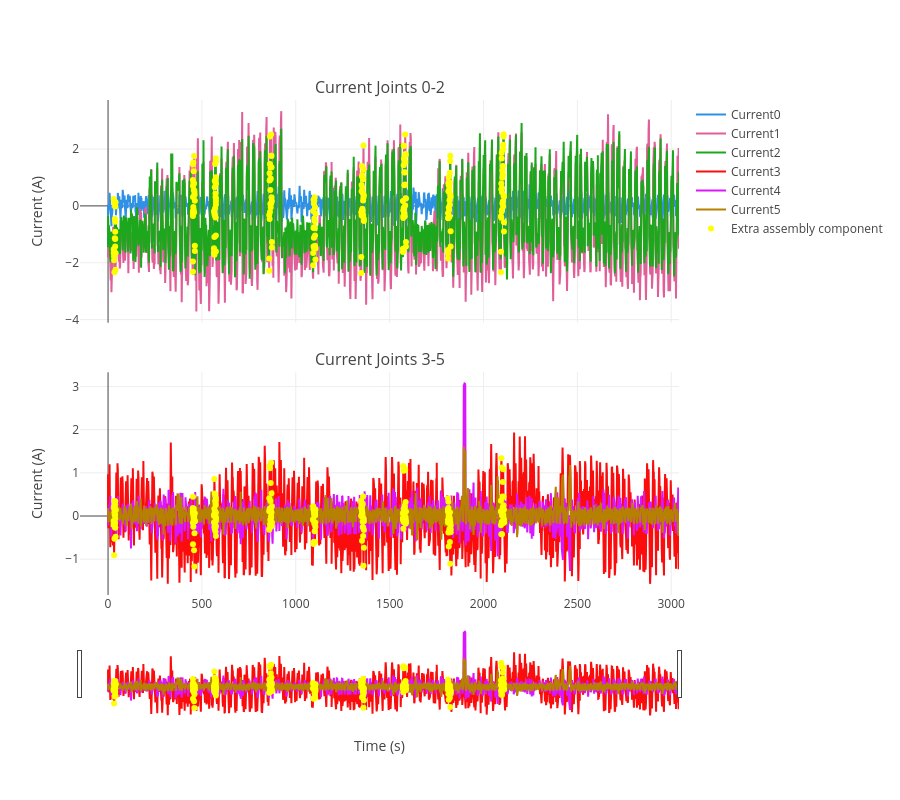

The code cell stored with this chart in its notebook:
### Code cell
def time_series_plots(df, error, feature_type):
    # Define column groups
    feature_type_lst = ["Current", "Speed", "Temperature"]
    unit_lst = ["A", "m/s", "Degrees C"]
    colors = px.colors.qualitative.Dark24

    unit = unit_lst[feature_type_lst.index(feature_type)]

    fig_lst = []

    # for feature_type, unit in zip(feature_type_lst, unit):
    cols1 = [f"{feature_type}{i}" for i in range(0, 3)]
    cols2 = [f"{feature_type}{i}" for i in range(3, 6)]

    # Create subplots
    fig = make_subplots(rows=2, cols=1, shared_xaxes=True, 
                        subplot_titles=(f'{feature_type} Joints 0-2', f'{feature_type} Joints 3-5'),
                        vertical_spacing=0.1)

    # Add current traces to first subplot
    for i, col in enumerate(cols1):
        fig.add_trace(go.Scatter(x=df['time'], y=df[col],
                                name=col, mode='lines', line=dict(color=colors[i])), row=1, col=1)

    # Add speed traces to second subplot
    for i, col in enumerate(cols2):
        # Avoid black color for last joint
        if i != len(cols2) - 1:
            color = colors[i + 3] 
        else:
            color = colors[6]
        fig.add_trace(go.Scatter(x=df['time'], y=df[col], 
                                name=col, mode='lines', line=dict(color=color)), row=2, col=1)

    # Add yellow dots where grip_lost is True
    if error in df.columns:
        df_flag = df[df[error] == True]
        
        if not df_flag.empty:
            # Add markers to subplot 1 (for each joint in cols1)
            for i, col in enumerate(cols1):
                fig.add_trace(go.Scatter(
                    x=df_flag['time'], 
                    y=df_flag[col],
                    mode='markers',
                    marker=dict(color='yellow', size=6, symbol='circle'),
                    name=error,
                    showlegend=(i == 0)  # Only show legend for first occurrence
                ), row=1, col=1)
            
            # Add markers to subplot 2 (for each joint in cols2)
            for i, col in enumerate(cols2):
                fig.add_trace(go.Scatter(
                    x=df_flag['time'], 
                    y=df_flag[col],
                    mode='markers',
                    marker=dict(color='yellow', size=6, symbol='circle'),
                    name=error,
                    showlegend=False  
                ), row=2, col=1)

    # Add rangeslider to bottom subplot only
    fig.update_xaxes(rangeslider_visible=True, row=2, col=1)

    fig.update_xaxes(title_text="Time (s)", row=2, col=1, rangeslider_visible=True)
    fig.update_yaxes(title_text=f"{feature_type} ({unit})", row=1, col=1)
    fig.update_yaxes(title_text=f"{feature_type} ({unit})", row=2, col=1)

    # Update layout
    fig.update_layout(height=800)
    fig_lst.append(fig)

    return fig_lst

error_lst = ["Damaged screw", "Extra assembly component", "Missing screw"]

fig_lst = time_series_plots(df, error_lst[1], "Current")
for fig in fig_lst:
    fig.show()

### Figure 1 — Plotly figure (JSON) as saved in the notebook; plotly's stock layout.template omitted (floating-point values rounded to 4 significant figures; data arrays with more than 128 entries replaced by an {"elided": "..."} marker saying what was removed)
{"data": [{"line": {"color": "#2E91E5"}, "mode": "lines", "name": "Current0", "type": "scatter", "x": {"elided": "1667 float values"}, "xaxis": "x", "y": {"elided": "1667 float values"}, "yaxis": "y"}, {"line": {"color": "#E15F99"}, "mode": "lines", "name": "Current1", "type": "scatter", "x": {"elided": "1667 float values"}, "xaxis": "x", "y": {"elided": "1667 float values"}, "yaxis": "y"}, {"line": {"color": "#1CA71C"}, "mode": "lines", "name": "Current2", "type": "scatter", "x": {"elided": "1667 float values"}, "xaxis": "x", "y": {"elided": "1667 float values"}, "yaxis": "y"}, {"line": {"color": "#FB0D0D"}, "mode": "lines", "name": "Current3", "type": "scatter", "x": {"elided": "1667 float values"}, "xaxis": "x2", "y": {"elided": "1667 float values"}, "yaxis": "y2"}, {"line": {"color": "#DA16FF"}, "mode": "lines", "name": "Current4", "type": "scatter", "x": {"elided": "1667 float values"}, "xaxis": "x2", "y": {"elided": "1667 float values"}, "yaxis": "y2"}, {"line": {"color": "#B68100"}, "mode": "lines", "name": "Current5", "type": "scatter", "x": {"elided": "1667 float values"}, "xaxis": "x2", "y": {"elided": "1667 float values"}, "yaxis": "y2"}, {"marker": {"color": "yellow", "size": 6, "symbol": "circle"}, "mode": "markers", "name": "Extra assembly component", "showlegend": true, "type": "scatter", "x": [30.05, 32.05, 34.05, 36.05, 38.05, 38.06, 40.06, 452.3, 452.3, 452.3, 454.3, 456.3, 458.3, 460.3, 462.3, 564.4, 566.4, 568.4, 570.4, 572.4, 574.4, 574.4, 574.5, 858.5, 860.5, 862.5, 864.5, 866.5, 868.5, 870.5, 872.5, 1093.0, 1095.0, 1097.0, 1099.0, 1101.0, 1103.0, 1105.0, 1349.0, 1351.0, 1353.0, 1355.0, 1357.0, 1359.0, 1361.0, 1363.0, 1571.0, 1573.0, 1575.0, 1577.0, 1579.0, 1581.0, 1583.0, 1585.0, 1587.0, 1811.0, 1811.0, 1813.0, 1815.0, 1817.0, 1819.0, 1821.0, 1823.0, 1825.0, 2093.0, 2095.0, 2097.0, 2099.0, 2101.0, 2103.0, 2105.0, 2107.0, 2109.0], "xaxis": "x", "y": [0.2411, 0.1913, 0.09827, 0.08436, -0.009542, -0.0251, 0.1263, -0.2786, -0.3591, -0.1811, -0.03898, -0.1471, -0.2335, 0.3707, 0.1809, -0.1918, -0.2612, -0.3292, -0.08667, -0.4075, 0.04778, 0.2632, 0.1679, -0.3177, -0.46, -0.2153, 0.06394, -0.0597, 0.08618, 0.3035, 0.1729, -0.1756, 0.2141, 0.07194, 0.1874, 0.3007, -0.04873, -0.2678, -0.2225, -0.3375, -0.152, -0.1007, -0.1831, -0.3219, 0.297, 0.3762, 0.1725, -0.4299, -0.07394, -0.1203, -0.2555, -0.362, 0.01142, 0.2671, 0.2623, -0.2545, -0.4279, -0.437, -0.05591, -0.1361, -0.3787, 0.04048, 0.3908, 0.3197, -0.3613, -0.4199, -0.1946, -0.148, 0.08512, 0.1522, -0.02229, 0.3468, 0.3395], "yaxis": "y"}, {"marker": {"color": "yellow", "size": 6, "symbol": "circle"}, "mode": "markers", "name": "Extra assembly component", "showlegend": false, "type": "scatter", "x": [30.05, 32.05, 34.05, 36.05, 38.05, 38.06, 40.06, 452.3, 452.3, 452.3, 454.3, 456.3, 458.3, 460.3, 462.3, 564.4, 566.4, 568.4, 570.4, 572.4, 574.4, 574.4, 574.5, 858.5, 860.5, 862.5, 864.5, 866.5, 868.5, 870.5, 872.5, 1093.0, 1095.0, 1097.0, 1099.0, 1101.0, 1103.0, 1105.0, 1349.0, 1351.0, 1353.0, 1355.0, 1357.0, 1359.0, 1361.0, 1363.0, 1571.0, 1573.0, 1575.0, 1577.0, 1579.0, 1581.0, 1583.0, 1585.0, 1587.0, 1811.0, 1811.0, 1813.0, 1815.0, 1817.0, 1819.0, 1821.0, 1823.0, 1825.0, 2093.0, 2095.0, 2097.0, 2099.0, 2101.0, 2103.0, 2105.0, 2107.0, 2109.0], "xaxis": "x", "y": [-1.522, -1.908, -2.336, -1.139, -1.164, -1.426, -2.249, -2.314, 0.9123, 1.46, 1.53, 1.22, 1.752, 0.5203, -1.584, -1.489, -1.717, 0.6536, 0.8855, 0.4347, 1.012, 0.7909, -1.602, -2.28, 1.145, 2.443, 0.9259, 1.351, 2.508, 1.761, -1.46, -2.09, -1.427, -1.477, -0.742, -0.7836, -1.399, -1.5, -2.364, 0.7396, 1.404, 1.091, 0.9815, 0.9384, 2.121, -0.4589, -1.504, -0.1608, 2.112, 2.115, 1.188, 1.179, 2.51, 1.787, -1.426, -1.593, -1.85, 0.7967, 1.005, 0.7643, 0.5943, 1.168, 1.575, -1.43, -2.334, 0.7873, 1.665, 0.6263, 0.9882, 1.092, 2.149, 2.521, -0.8978], "yaxis": "y"}, {"marker": {"color": "yellow", "size": 6, "symbol": "circle"}, "mode": "markers", "name": "Extra assembly component", "showlegend": false, "type": "scatter", "x": [30.05, 32.05, 34.05, 36.05, 38.05, 38.06, 40.06, 452.3, 452.3, 452.3, 454.3, 456.3, 458.3, 460.3, 462.3, 564.4, 566.4, 568.4, 570.4, 572.4, 574.4, 574.4, 574.5, 858.5, 860.5, 862.5, 864.5, 866.5, 868.5, 870.5, 872.5, 1093.0, 1095.0, 1097.0, 1099.0, 1101.0, 1103.0, 1105.0, 1349.0, 1351.0, 1353.0, 1355.0, 1357.0, 1359.0, 1361.0, 1363.0, 1571.0, 1573.0, 1575.0, 1577.0, 1579.0, 1581.0, 1583.0, 1585.0, 1587.0, 1811.0, 1811.0, 1813.0, 1815.0, 1817.0, 1819.0, 1821.0, 1823.0, 1825.0, 2093.0, 2095.0, 2097.0, 2099.0, 2101.0, 2103.0, 2105.0, 2107.0, 2109.0], "xaxis": "x", "y": [-1.655, -1.782, -1.656, -0.4597, -0.5615, -0.9078, -1.657, -1.954, 0.3125, 0.7032, 0.8061, 0.5572, 0.7846, 0.4359, -1.402, -1.648, -1.097, 0.8744, 1.472, 0.3119, 1.543, 1.672, -1.045, -1.847, 0.894, 1.476, 0.5567, 0.9675, 1.767, 1.363, -1.268, -1.653, -0.7781, -1.117, -0.4413, -0.5417, -1.042, -1.89, -1.794, 0.5149, 1.047, 0.6365, 0.453, 0.1929, 1.277, -0.5314, -1.619, -0.3538, 1.431, 1.67, 0.7308, 0.7533, 1.538, 1.83, -1.267, -1.678, -1.55, 0.5116, 0.7278, 0.5065, 0.198, 0.8181, 1.764, -0.8929, -1.615, 0.59, 1.861, 0.481, 1.241, 1.404, 1.995, 2.441, -0.5721], "yaxis": "y"}, {"marker": {"color": "yellow", "size": 6, "symbol": "circle"}, "mode": "markers", "name": "Extra assembly component", "showlegend": false, "type": "scatter", "x": [30.05, 32.05, 34.05, 36.05, 38.05, 38.06, 40.06, 452.3, 452.3, 452.3, 454.3, 456.3, 458.3, 460.3, 462.3, 564.4, 566.4, 568.4, 570.4, 572.4, 574.4, 574.4, 574.5, 858.5, 860.5, 862.5, 864.5, 866.5, 868.5, 870.5, 872.5, 1093.0, 1095.0, 1097.0, 1099.0, 1101.0, 1103.0, 1105.0, 1349.0, 1351.0, 1353.0, 1355.0, 1357.0, 1359.0, 1361.0, 1363.0, 1571.0, 1573.0, 1575.0, 1577.0, 1579.0, 1581.0, 1583.0, 1585.0, 1587.0, 1811.0, 1811.0, 1813.0, 1815.0, 1817.0, 1819.0, 1821.0, 1823.0, 1825.0, 2093.0, 2095.0, 2097.0, 2099.0, 2101.0, 2103.0, 2105.0, 2107.0, 2109.0], "xaxis": "x2", "y": [0.1951, -0.9094, -0.5241, 0.02462, -0.2577, -0.2734, -0.4803, 0.4487, -0.1583, -0.6523, -0.2475, -0.03688, -0.7949, -1.171, 0.06315, 0.02533, 0.8563, 0.5199, 0.3557, -0.3633, 0.4189, -0.4646, -0.233, 0.4135, 1.163, 1.107, 0.3497, 0.768, 1.233, 0.07951, -0.2315, 0.2273, -0.6487, -0.5973, -0.1766, -0.3517, -0.6016, 0.1493, 0.3543, 0.01141, -0.5717, 0.242, -0.2551, -0.4635, -1.15, -0.7368, 0.05847, 1.16, 1.047, 1.115, 0.008401, 0.2394, 1.072, -0.02789, -0.1039, 0.09897, 0.4111, -0.3838, -0.7064, 0.07479, -0.3074, -0.6001, -1.106, -0.3741, 0.3554, 1.339, 1.122, -0.4232, 0.4533, 0.7885, 1.083, 0.4484, -0.07246], "yaxis": "y2"}, {"marker": {"color": "yellow", "size": 6, "symbol": "circle"}, "mode": "markers", "name": "Extra assembly component", "showlegend": false, "type": "scatter", "x": [30.05, 32.05, 34.05, 36.05, 38.05, 38.06, 40.06, 452.3, 452.3, 452.3, 454.3, 456.3, 458.3, 460.3, 462.3, 564.4, 566.4, 568.4, 570.4, 572.4, 574.4, 574.4, 574.5, 858.5, 860.5, 862.5, 864.5, 866.5, 868.5, 870.5, 872.5, 1093.0, 1095.0, 1097.0, 1099.0, 1101.0, 1103.0, 1105.0, 1349.0, 1351.0, 1353.0, 1355.0, 1357.0, 1359.0, 1361.0, 1363.0, 1571.0, 1573.0, 1575.0, 1577.0, 1579.0, 1581.0, 1583.0, 1585.0, 1587.0, 1811.0, 1811.0, 1813.0, 1815.0, 1817.0, 1819.0, 1821.0, 1823.0, 1825.0, 2093.0, 2095.0, 2097.0, 2099.0, 2101.0, 2103.0, 2105.0, 2107.0, 2109.0], "xaxis": "x2", "y": [-0.2063, 0.3491, 0.1484, 0.02868, 0.2635, 0.3397, 0.1506, 0.1173, 0.1796, 0.1685, 0.1288, 0.1692, 0.01332, -0.402, -0.1068, 0.006971, -0.2484, -0.3055, -0.1408, 0.2835, -0.0274, 0.3623, 0.2572, -0.3163, -0.291, -0.1948, -0.0885, -0.1136, -0.005463, 0.5282, 0.2268, -0.07229, 0.1566, 0.12, 0.06292, 0.02152, 0.07444, -0.2476, 0.0003616, 0.2665, 0.1118, 0.02352, 0.2822, 0.455, -0.05063, -0.3212, -0.04831, -0.2965, -0.1379, -0.05389, 0.05463, 0.1976, -0.1126, 0.3277, 0.1054, -0.08538, 0.1467, 0.3324, -0.01078, -0.08776, -0.02532, -0.07459, -0.1773, -0.3091, -0.2159, -0.4235, -0.1465, 0.07961, -0.1183, -0.1666, -0.003626, 0.2516, 0.1494], "yaxis": "y2"}, {"marker": {"color": "yellow", "size": 6, "symbol": "circle"}, "mode": "markers", "name": "Extra assembly component", "showlegend": false, "type": "scatter", "x": [30.05, 32.05, 34.05, 36.05, 38.05, 38.06, 40.06, 452.3, 452.3, 452.3, 454.3, 456.3, 458.3, 460.3, 462.3, 564.4, 566.4, 568.4, 570.4, 572.4, 574.4, 574.4, 574.5, 858.5, 860.5, 862.5, 864.5, 866.5, 868.5, 870.5, 872.5, 1093.0, 1095.0, 1097.0, 1099.0, 1101.0, 1103.0, 1105.0, 1349.0, 1351.0, 1353.0, 1355.0, 1357.0, 1359.0, 1361.0, 1363.0, 1571.0, 1573.0, 1575.0, 1577.0, 1579.0, 1581.0, 1583.0, 1585.0, 1587.0, 1811.0, 1811.0, 1813.0, 1815.0, 1817.0, 1819.0, 1821.0, 1823.0, 1825.0, 2093.0, 2095.0, 2097.0, 2099.0, 2101.0, 2103.0, 2105.0, 2107.0, 2109.0], "xaxis": "x2", "y": [-0.1151, 0.2221, 0.07397, 0.02721, -0.1619, -0.0646, 0.1362, 0.1766, 0.1753, 0.072, 0.02203, -0.06829, -0.005445, -0.125, -0.1233, -0.1493, 0.1683, 0.07556, 0.1053, -0.2646, 0.07327, -0.05924, -0.1177, 0.1093, 0.166, 0.134, 0.1279, 0.1602, -0.03456, -0.1753, -0.1474, -0.1023, 0.1545, 0.1021, 0.02234, 0.08731, 0.01137, -0.1563, 0.1928, 0.1789, 0.1474, 0.07226, -0.1331, -0.2643, -0.06904, -0.1225, -0.08825, 0.08246, 0.1658, 0.0852, -0.03971, -0.1115, 0.1088, -0.1813, -0.1499, -0.1522, 0.1452, 0.1838, 0.02025, 0.07681, 0.08333, 0.0895, -0.1487, -0.2257, 0.1091, 0.092, 0.1116, 0.01105, 0.09394, 0.202, 0.02904, -0.1571, -0.1421], "yaxis": "y2"}], "layout": {"annotations": [{"font": {"size": 16}, "showarrow": false, "text": "Current Joints 0-2", "x": 0.5, "xanchor": "center", "xref": "paper", "y": 1, "yanchor": "bottom", "yref": "paper"}, {"font": {"size": 16}, "showarrow": false, "text": "Current Joints 3-5", "x": 0.5, "xanchor": "center", "xref": "paper", "y": 0.45, "yanchor": "bottom", "yref": "paper"}], "height": 800, "xaxis": {"anchor": "y", "domain": [0, 1], "matches": "x2", "showticklabels": false}, "xaxis2": {"anchor": "y2", "domain": [0, 1], "rangeslider": {"visible": true}, "title": {"text": "Time (s)"}}, "yaxis": {"anchor": "x", "domain": [0.55, 1], "title": {"text": "Current (A)"}}, "yaxis2": {"anchor": "x2", "domain": [0, 0.45], "title": {"text": "Current (A)"}}}}
